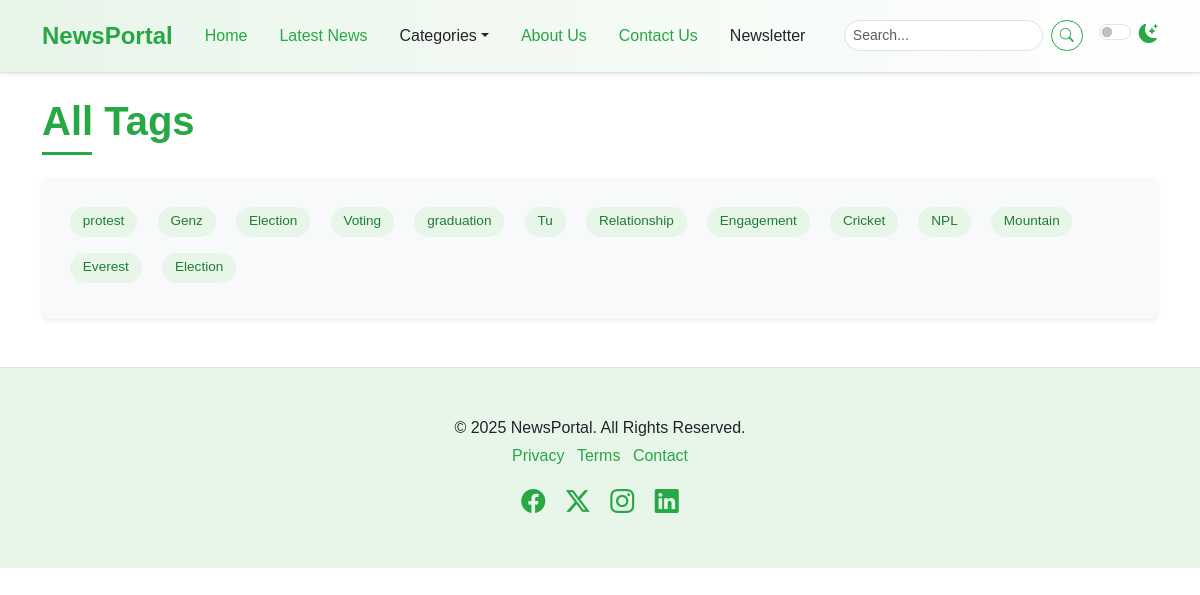
The app's page /tags/ with its own data.
### newspaper/models.py (models this page shows, shortened)
class TimeStampedModel(models.Model):
    created_at = models.DateTimeField(auto_now_add=True)
    updated_at = models.DateTimeField(auto_now=True)
    class Meta:
        abstract = True # Don't create a table in DB

class Tag(TimeStampedModel):
    name = models.CharField(max_length=100)

### newspaper/views.py (the view)
# urls.py: path("tags/", AllTagsView.as_view(), name="all-tags"),
class AllTagsView(ListView):
    model = Tag
    template_name = "all_tags.html"
    context_object_name = "tags"

### newspaper/nav.py (called while the page is built)
def navigation(request):
    categories = Category.objects.all()
    return {"categories": categories}

### templates/all_tags.html
{% extends "newsportal/base.html" %}
{% block content %}
<div class="container mt-4 mb-5">
    <h1 class="mb-4 section-title"><span>All Tags</span></h1>
    <div class="p-4 rounded bg-light shadow-sm tag-cloud-container">
        {% if tags %}
            {% for tag in tags %}
                <div class="article-tags d-inline-block m-1">
                    <a href="{% url 'all-tags' %}">{{ tag.name }}</a>
                </div>
            {% endfor %}
        {% else %}
            <p>No tags available.</p>
        {% endif %}
    </div>
</div>
{% endblock %}

### static/css/style.css (style rules this page uses)
:root { --primary-green: #28a745; --light-green: #e8f5e9; --dark-green: #1e7e34; --accent-green: #5cb85c; --text-color-light: #212529; --text-color-dark: #f8f9fa; --bg-light: #ffffff; --bg-dark: #212529; --card-bg-light: #ffffff; --card-bg-dark: #343a40; --border-color-light: #dee2e6; --border-color-dark: #495057; --shadow-sm: 0 0.125rem 0.25rem rgba(0, 0, 0, 0.075); --shadow: 0 0.5rem 1rem rgba(0, 0, 0, 0.15); --transition-speed: 0.3s ease; }
body { font-family: "Poppins", sans-serif; background-color: var(--bg-light); color: var(--text-color-light); transition: background-color var(--transition-speed), color var(--transition-speed); }
.section-title { position: relative; padding-bottom: 10px; margin-bottom: 20px; font-weight: 600; color: var(--primary-green); }
.section-title span { position: relative; z-index: 1; background-color: var(--bg-light); padding-right: 10px; }
.section-title::after { content: ""; position: absolute; left: 0; bottom: 0; width: 50px; height: 3px; background-color: var(--primary-green); }
.article-tags a { display: inline-block; background-color: var(--light-green); color: var(--dark-green); padding: 0.3rem 0.8rem; margin-right: 0.5rem; margin-bottom: 0.5rem; border-radius: 15px; font-size: 0.85rem; text-decoration: none; transition: background-color var(--transition-speed), color var(--transition-speed); }

### records on screen
Tag: name "protest"
Tag: name "Genz"
Tag: name "Election"
Tag: name "Voting"
Tag: name "graduation"
Tag: name "Tu"
Tag: name "Relationship"
Tag: name "Engagement"
Tag: name "Cricket"
Tag: name "NPL"
Tag: name "Mountain"
Tag: name "Everest"
Tag: name "Election"
